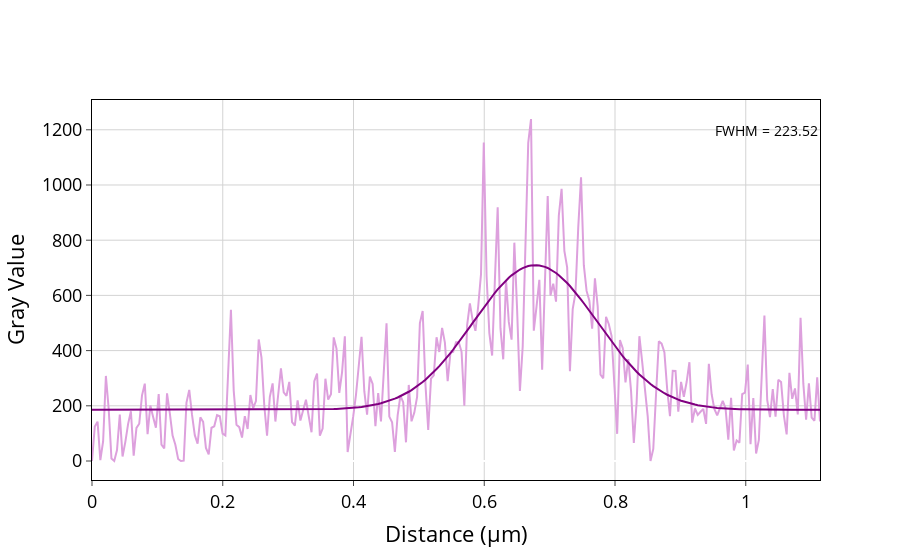
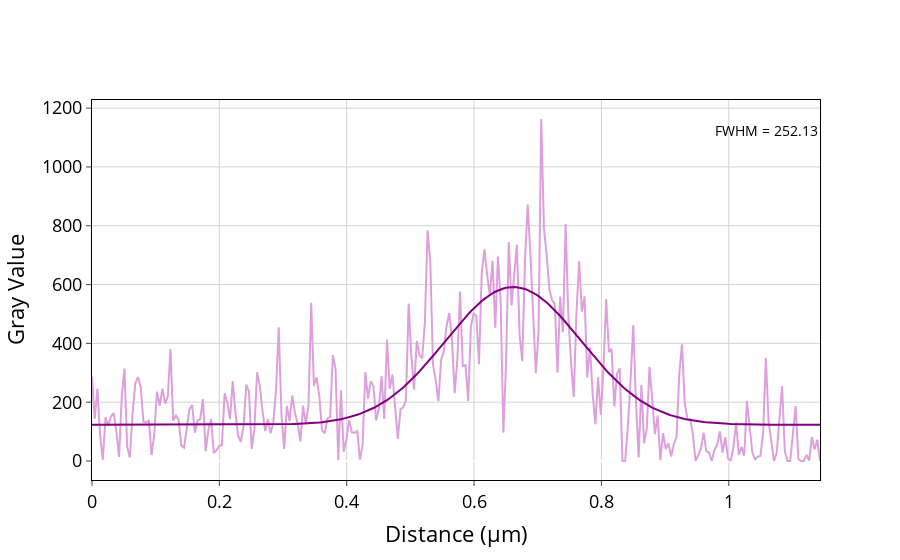
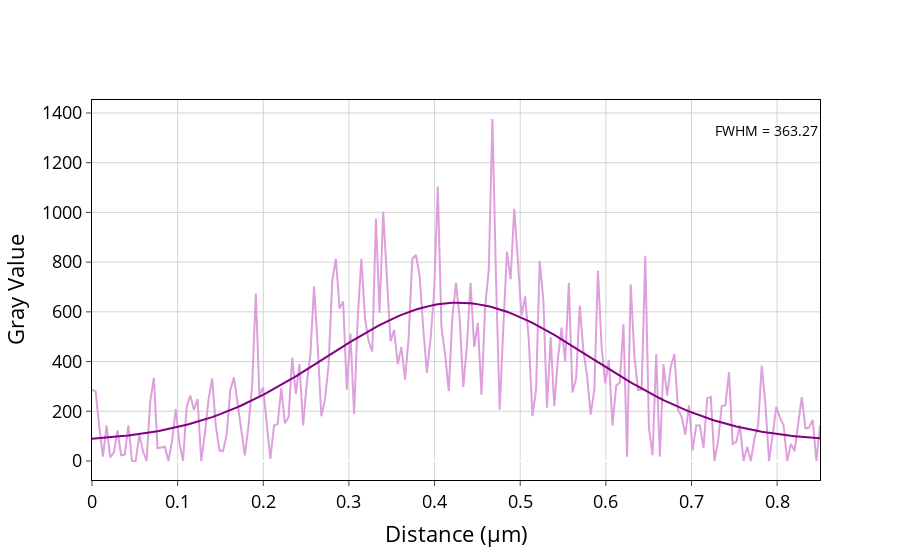
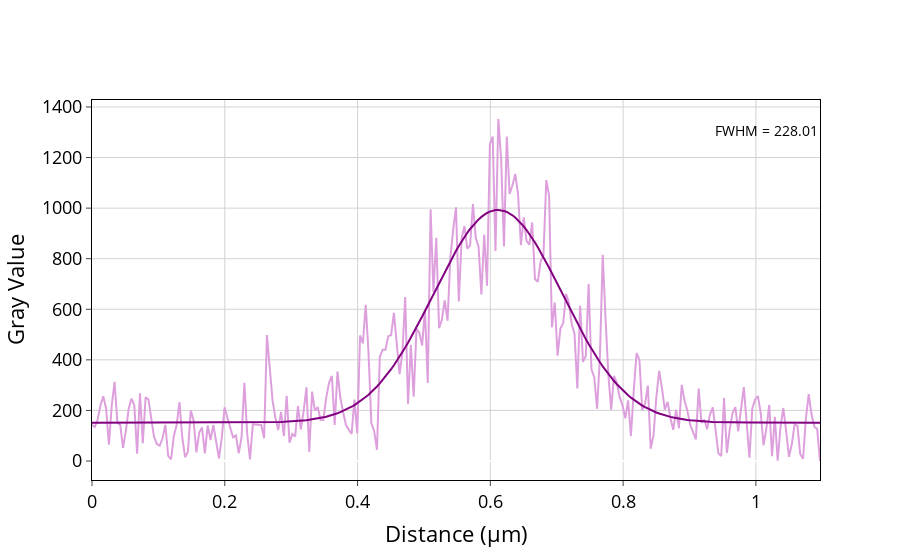

The notebook cell these images were saved under, in order:
### Code cell
for i in range(1, 11):
    plot_and_resolution(i)
    print(i)

### Figure 1 — Plotly figure (JSON) as saved in the notebook; plotly's stock layout.template omitted (floating-point values rounded to 4 significant figures; data arrays with more than 128 entries replaced by an {"elided": "..."} marker saying what was removed)
{"data": [{"hoverinfo": "skip", "line": {"color": "plum"}, "mode": "lines", "showlegend": false, "type": "scatter", "x": {"elided": "263 float values"}, "y": {"elided": "263 float values"}}, {"marker": {"color": "purple"}, "mode": "lines", "showlegend": false, "type": "scatter", "x": {"elided": "263 float values"}, "y": {"elided": "263 float values"}}], "layout": {"annotations": [{"align": "right", "font": {"color": "black", "size": 14}, "showarrow": false, "text": "FWHM = 223.52", "x": 1.114, "xanchor": "right", "y": 1239.0, "yanchor": "top"}], "font": {"color": "Black", "size": 18}, "plot_bgcolor": "white", "xaxis": {"gridcolor": "lightgrey", "linecolor": "black", "mirror": true, "showline": true, "ticks": "outside", "title": {"text": "Distance (μm)"}}, "yaxis": {"gridcolor": "lightgrey", "linecolor": "black", "mirror": true, "showline": true, "ticks": "outside", "title": {"text": "Gray Value"}}}}

### Figure 2 — Plotly figure (JSON) as saved in the notebook; plotly's stock layout.template omitted (floating-point values rounded to 4 significant figures; data arrays with more than 128 entries replaced by an {"elided": "..."} marker saying what was removed)
{"data": [{"hoverinfo": "skip", "line": {"color": "plum"}, "mode": "lines", "showlegend": false, "type": "scatter", "x": {"elided": "270 float values"}, "y": {"elided": "270 float values"}}, {"marker": {"color": "purple"}, "mode": "lines", "showlegend": false, "type": "scatter", "x": {"elided": "270 float values"}, "y": {"elided": "270 float values"}}], "layout": {"annotations": [{"align": "right", "font": {"color": "black", "size": 14}, "showarrow": false, "text": "FWHM = 252.13", "x": 1.143, "xanchor": "right", "y": 1163.0, "yanchor": "top"}], "font": {"color": "Black", "size": 18}, "plot_bgcolor": "white", "xaxis": {"gridcolor": "lightgrey", "linecolor": "black", "mirror": true, "showline": true, "ticks": "outside", "title": {"text": "Distance (μm)"}}, "yaxis": {"gridcolor": "lightgrey", "linecolor": "black", "mirror": true, "showline": true, "ticks": "outside", "title": {"text": "Gray Value"}}}}

### Figure 3 — Plotly figure (JSON) as saved in the notebook; plotly's stock layout.template omitted (floating-point values rounded to 4 significant figures; data arrays with more than 128 entries replaced by an {"elided": "..."} marker saying what was removed)
{"data": [{"hoverinfo": "skip", "line": {"color": "plum"}, "mode": "lines", "showlegend": false, "type": "scatter", "x": {"elided": "201 float values"}, "y": {"elided": "201 float values"}}, {"marker": {"color": "purple"}, "mode": "lines", "showlegend": false, "type": "scatter", "x": {"elided": "201 float values"}, "y": {"elided": "201 float values"}}], "layout": {"annotations": [{"align": "right", "font": {"color": "black", "size": 14}, "showarrow": false, "text": "FWHM = 363.27", "x": 0.85, "xanchor": "right", "y": 1376.0, "yanchor": "top"}], "font": {"color": "Black", "size": 18}, "plot_bgcolor": "white", "xaxis": {"gridcolor": "lightgrey", "linecolor": "black", "mirror": true, "showline": true, "ticks": "outside", "title": {"text": "Distance (μm)"}}, "yaxis": {"gridcolor": "lightgrey", "linecolor": "black", "mirror": true, "showline": true, "ticks": "outside", "title": {"text": "Gray Value"}}}}

### Figure 4 — Plotly figure (JSON) as saved in the notebook; plotly's stock layout.template omitted (floating-point values rounded to 4 significant figures; data arrays with more than 128 entries replaced by an {"elided": "..."} marker saying what was removed)
{"data": [{"hoverinfo": "skip", "line": {"color": "plum"}, "mode": "lines", "showlegend": false, "type": "scatter", "x": {"elided": "259 float values"}, "y": {"elided": "259 float values"}}, {"marker": {"color": "purple"}, "mode": "lines", "showlegend": false, "type": "scatter", "x": {"elided": "259 float values"}, "y": {"elided": "259 float values"}}], "layout": {"annotations": [{"align": "right", "font": {"color": "black", "size": 14}, "showarrow": false, "text": "FWHM = 228.01", "x": 1.097, "xanchor": "right", "y": 1352.0, "yanchor": "top"}], "font": {"color": "Black", "size": 18}, "plot_bgcolor": "white", "xaxis": {"gridcolor": "lightgrey", "linecolor": "black", "mirror": true, "showline": true, "ticks": "outside", "title": {"text": "Distance (μm)"}}, "yaxis": {"gridcolor": "lightgrey", "linecolor": "black", "mirror": true, "showline": true, "ticks": "outside", "title": {"text": "Gray Value"}}}}
